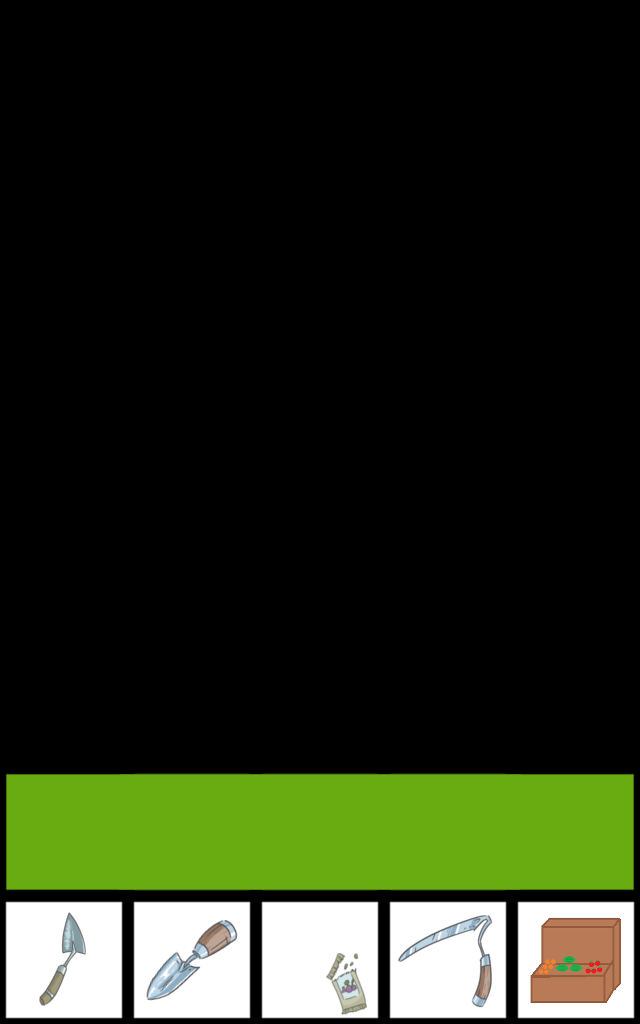

The image is a tile-based game level rendered from a .tmx file. Its description and source (layers, tilesets, objects; grid data summarised) follow:
An orthogonal 5x8 tile map with 128x128 px tiles, 9 tile layers (ground, water, plant, tool, ...).

<map version="1.0" orientation="orthogonal" width="5" height="8" tilewidth="128" tileheight="128">
 <tileset firstgid="1" name="tileSet128" tilewidth="128" tileheight="128">
  <image source="../tileSet128/tileSet128.png" trans="ff00ff" width="1536" height="2048" />
  <tile id="0">
   <properties>
    <property name="ground" value="grass" />
   </properties>
  </tile>
  <tile id="1">
   <properties>
    <property name="ground" value="unplowedunwatered" />
   </properties>
  </tile>
  <tile id="2">
   <properties>
    <property name="ground" value="unplowedwatered" />
   </properties>
  </tile>
  <tile id="3">
   <properties>
    <property name="ground" value="plowedunwatered" />
   </properties>
  </tile>
  <tile id="4">
   <properties>
    <property name="ground" value="plowedwatered" />
   </properties>
  </tile>
  <tile id="5">
   <properties>
    <property name="select" value="select" />
   </properties>
  </tile>
  <tile id="6">
   <properties>
    <property name="ground" value="leaves" />
   </properties>
  </tile>
  <tile id="7">
   <properties>
    <property name="transparent" value="transparent" />
   </properties>
  </tile>
  <tile id="12">
   <properties>
    <property name="tool" value="handPlowTool" />
   </properties>
  </tile>
  <tile id="13">
   <properties>
    <property name="tool" value="shovelTool" />
   </properties>
  </tile>
  <tile id="14">
   <properties>
    <property name="tool" value="seedPackTool" />
   </properties>
  </tile>
  <tile id="15">
   <properties>
    <property name="tool" value="scytheTool" />
   </properties>
  </tile>
  <tile id="16">
   <properties>
    <property name="tool" value="market" />
   </properties>
  </tile>
  <tile id="17">
   <properties>
    <property name="task" value="puw1" />
   </properties>
  </tile>
  <tile id="18">
   <properties>
    <property name="task" value="pw1" />
   </properties>
  </tile>
  <tile id="19">
   <properties>
    <property name="task" value="topL1" />
   </properties>
  </tile>
  <tile id="20">
   <properties>
    <property name="task" value="topR1" />
   </properties>
  </tile>
  <tile id="21">
   <properties>
    <property name="task" value="bottomL1" />
   </properties>
  </tile>
  <tile id="22">
   <properties>
    <property name="task" value="bottomR1" />
   </properties>
  </tile>
  <tile id="24">
   <properties>
    <property name="status" value="spring0" />
   </properties>
  </tile>
  <tile id="25">
   <properties>
    <property name="status" value="spring1" />
   </properties>
  </tile>
  <tile id="26">
   <properties>
    <property name="status" value="spring2" />
   </properties>
  </tile>
  <tile id="27">
   <properties>
    <property name="status" value="spring3" />
   </properties>
  </tile>
  <tile id="28">
   <properties>
    <property name="status" value="spring4" />
   </properties>
  </tile>
  <tile id="29">
   <properties>
    <property name="task" value="puw2" />
   </properties>
  </tile>
  <tile id="30">
   <properties>
    <property name="task" value="pw2" />
   </properties>
  </tile>
  <tile id="31">
   <properties>
    <property name="task" value="topL2" />
   </properties>
  </tile>
  <tile id="32">
   <properties>
    <property name="task" value="topR2" />
   </properties>
  </tile>
  <tile id="33">
   <properties>
    <property name="task" value="bottomL2" />
   </properties>
  </tile>
  <tile id="34">
   <properties>
    <property name="task" value="bottomR2" />
   </properties>
  </tile>
  <tile id="36">
   <properties>
    <property name="seed" value="cabbageSeed" />
   </properties>
  </tile>
  <tile id="37">
   <properties>
    <property name="seed" value="potatoSeed" />
   </properties>
  </tile>
  <tile id="38">
   <properties>
    <property name="seed" value="beetSeed" />
   </properties>
  </tile>
  <tile id="39">
   <properties>
    <property name="seed" value="carrotSeed" />
   </properties>
  </tile>
  <tile id="40">
   <properties>
    <property name="plant" value="buddingCrop" />
   </properties>
  </tile>
  <tile id="41">
   <properties>
    <property name="task" value="puw3" />
   </properties>
  </tile>
  <tile id="42">
   <properties>
    <property name="task" value="pw3" />
   </properties>
  </tile>
  <tile id="43">
   <properties>
    <property name="task" value="topL3" />
   </properties>
  </tile>
  <tile id="44">
   <properties>
    <property name="task" value="topR3" />
   </properties>
  </tile>
  <tile id="45">
   <properties>
    <property name="task" value="bottomL3" />
   </properties>
  </tile>
  <tile id="46">
   <properties>
    <property name="task" value="bottomR3" />
   </properties>
  </tile>
  <tile id="48">
   <properties>
    <property name="plant" value="potatoCrop" />
   </properties>
  </tile>
  <tile id="49">
   <properties>
    <property name="plant" value="beetCrop" />
   </properties>
  </tile>
  <tile id="50">
   <properties>
    <property name="plant" value="carrotCrop" />
   </properties>
  </tile>
  <tile id="51">
   <properties>
    <property name="plant" value="cabbageCrop" />
   </properties>
  </tile>
  <tile id="52">
   <properties>
    <property name="plant" value="pleaves" />
   </properties>
  </tile>
  <tile id="53">
   <properties>
    <property name="task" value="puw4" />
   </properties>
  </tile>
  <tile id="54">
   <properties>
    <property name="task" value="pw4" />
   </properties>
  </tile>
  <tile id="55">
   <properties>
    <property name="task" value="topL4" />
   </properties>
  </tile>
  <tile id="56">
   <properties>
    <property name="task" value="topR4" />
   </properties>
  </tile>
  <tile id="57">
   <properties>
    <property name="task" value="bottomL4" />
   </properties>
  </tile>
  <tile id="58">
   <properties>
    <property name="task" value="bottomR4" />
   </properties>
  </tile>
  <tile id="60">
   <properties>
    <property name="water" value="RIGHT" />
   </properties>
  </tile>
  <tile id="62">
   <properties>
    <property name="water" value="LEFT_RIGHT" />
   </properties>
  </tile>
  <tile id="64">
   <properties>
    <property name="water" value="TOP" />
   </properties>
  </tile>
  <tile id="66">
   <properties>
    <property name="water" value="TOP_RIGHT" />
   </properties>
  </tile>
  <tile id="68">
   <properties>
    <property name="task" value="leftB1" />
   </properties>
  </tile>
  <tile id="69">
   <properties>
    <property name="task" value="leftT1" />
   </properties>
  </tile>
  <tile id="70">
   <properties>
    <property name="task" value="rightB1" />
   </properties>
  </tile>
  <tile id="71">
   <properties>
    <property name="task" value="rightT1" />
   </properties>
  </tile>
  <tile id="73">
   <properties>
    <property name="water" value="TOP_LEFT_RIGHT" />
   </properties>
  </tile>
  <tile id="75">
   <properties>
    <property name="water" value="TOP_BOTTOM" />
   </properties>
  </tile>
  <tile id="77">
   <properties>
    <property name="water" value="TOP_RIGHT_BOTTOM" />
   </properties>
  </tile>
  <tile id="79">
   <properties>
    <property name="water" value="TOP_LEFT_RIGHT_BOTTOM" />
   </properties>
  </tile>
  <tile id="80">
   <properties>
    <property name="task" value="leftB2" />
   </properties>
  </tile>
  <tile id="81">
   <properties>
    <property name="task" value="leftT2" />
   </properties>
  </tile>
  <tile id="82">
   <properties>
    <property name="task" value="rightB2" />
   </properties>
  </tile>
  <tile id="83">
   <properties>
    <property name="task" value="rightT2" />
   </properties>
  </tile>
  <tile id="84">
   <properties>
    <property name="water" value="TOP_LEFT_BOTTOM" />
   </properties>
  </tile>
  <tile id="86">
   <properties>
    <property name="water" value="TOP_LEFT" />
   </properties>
  </tile>
  <tile id="88">
   <properties>
    <property name="water" value="BOTTOM" />
   </properties>
  </tile>
  <tile id="90">
   <properties>
    <property name="water" value="RIGHT_BOTTOM" />
   </properties>
  </tile>
  <tile id="92">
   <properties>
    <property name="task" value="leftB3" />
   </properties>
  </tile>
  <tile id="93">
   <properties>
    <property name="task" value="leftT3" />
   </properties>
  </tile>
  <tile id="94">
   <properties>
    <property name="task" value="rightB3" />
   </properties>
  </tile>
  <tile id="95">
   <properties>
    <property name="task" value="rightT3" />
   </properties>
  </tile>
  <tile id="97">
   <properties>
    <property name="water" value="LEFT_RIGHT_BOTTOM" />
   </properties>
  </tile>
  <tile id="99">
   <properties>
    <property name="water" value="LEFT_BOTTOM" />
   </properties>
  </tile>
  <tile id="101">
   <properties>
    <property name="water" value="LEFT" />
   </properties>
  </tile>
  <tile id="103">
   <properties>
    <property name="water" value="water" />
   </properties>
  </tile>
  <tile id="104">
   <properties>
    <property name="task" value="leftB4" />
   </properties>
  </tile>
  <tile id="105">
   <properties>
    <property name="task" value="leftT4" />
   </properties>
  </tile>
  <tile id="106">
   <properties>
    <property name="task" value="rightB4" />
   </properties>
  </tile>
  <tile id="107">
   <properties>
    <property name="task" value="rightT4" />
   </properties>
  </tile>
  <tile id="108">
   <properties>
    <property name="status" value="fall0" />
   </properties>
  </tile>
  <tile id="109">
   <properties>
    <property name="status" value="fall1" />
   </properties>
  </tile>
  <tile id="110">
   <properties>
    <property name="status" value="fall2" />
   </properties>
  </tile>
  <tile id="111">
   <properties>
    <property name="status" value="fall3" />
   </properties>
  </tile>
  <tile id="112">
   <properties>
    <property name="status" value="fall4" />
   </properties>
  </tile>
  <tile id="113">
   <properties>
    <property name="tool" value="tractorPlowTool" />
   </properties>
  </tile>
  <tile id="114">
   <properties>
    <property name="task" value="task4" />
   </properties>
  </tile>
  <tile id="120">
   <properties>
    <property name="status" value="summer0" />
   </properties>
  </tile>
  <tile id="121">
   <properties>
    <property name="status" value="summer1" />
   </properties>
  </tile>
  <tile id="122">
   <properties>
    <property name="status" value="summer2" />
   </properties>
  </tile>
  <tile id="123">
   <properties>
    <property name="status" value="summer3" />
   </properties>
  </tile>
  <tile id="124">
   <properties>
    <property name="status" value="summer4" />
   </properties>
  </tile>
  <tile id="125">
   <properties>
    <property name="tool" value="backhoeTool" />
   </properties>
  </tile>
  <tile id="132">
   <properties>
    <property name="status" value="winter0" />
   </properties>
  </tile>
  <tile id="133">
   <properties>
    <property name="status" value="winter1" />
   </properties>
  </tile>
  <tile id="134">
   <properties>
    <property name="status" value="winter2" />
   </properties>
  </tile>
  <tile id="135">
   <properties>
    <property name="status" value="winter3" />
   </properties>
  </tile>
  <tile id="136">
   <properties>
    <property name="status" value="winter4" />
   </properties>
  </tile>
  <tile id="137">
   <properties>
    <property name="tool" value="seedSackTool" />
   </properties>
  </tile>
  <tile id="144">
   <properties>
    <property name="task" value="pot1" />
   </properties>
  </tile>
  <tile id="145">
   <properties>
    <property name="task" value="beet1" />
   </properties>
  </tile>
  <tile id="146">
   <properties>
    <property name="task" value="car1" />
   </properties>
  </tile>
  <tile id="147">
   <properties>
    <property name="task" value="cab1" />
   </properties>
  </tile>
  <tile id="148">
   <properties>
    <property name="task" value="bud1" />
   </properties>
  </tile>
  <tile id="149">
   <properties>
    <property name="tool" value="combineTool" />
   </properties>
  </tile>
  <tile id="156">
   <properties>
    <property name="task" value="pot2" />
   </properties>
  </tile>
  <tile id="157">
   <properties>
    <property name="task" value="beet2" />
   </properties>
  </tile>
  <tile id="158">
   <properties>
    <property name="task" value="car2" />
   </properties>
  </tile>
  <tile id="159">
   <properties>
    <property name="task" value="cab2" />
   </properties>
  </tile>
  <tile id="160">
   <properties>
    <property name="task" value="bud2" />
   </properties>
  </tile>
  <tile id="168">
   <properties>
    <property name="task" value="pot3" />
   </properties>
  </tile>
  <tile id="169">
   <properties>
    <property name="task" value="beet3" />
   </properties>
  </tile>
  <tile id="170">
   <properties>
    <property name="task" value="car3" />
   </properties>
  </tile>
  <tile id="171">
   <properties>
    <property name="task" value="cab3" />
   </properties>
  </tile>
  <tile id="172">
   <properties>
    <property name="task" value="bud3" />
   </properties>
  </tile>
  <tile id="180">
   <properties>
    <property name="task" value="pot4" />
   </properties>
  </tile>
  <tile id="181">
   <properties>
    <property name="task" value="beet4" />
   </properties>
  </tile>
  <tile id="182">
   <properties>
    <property name="task" value="car4" />
   </properties>
  </tile>
  <tile id="183">
   <properties>
    <property name="task" value="cab4" />
   </properties>
  </tile>
  <tile id="184">
   <properties>
    <property name="task" value="bud4" />
   </properties>
  </tile>
 </tileset>
 <layer name="ground" width="5" height="8">
  <properties>
   <property name="ground" value="" />
  </properties>
  <data>[40 cells, 40 non-empty, 1 distinct tile ids]</data>
 </layer>
 <layer name="water" width="5" height="8">
  <properties>
   <property name="water" value="" />
  </properties>
  <data>[40 cells, 40 non-empty, 1 distinct tile ids]</data>
 </layer>
 <layer name="plant" width="5" height="8">
  <properties>
   <property name="plant" value="" />
  </properties>
  <data>[40 cells, 40 non-empty, 1 distinct tile ids]</data>
 </layer>
 <layer name="tool" width="5" height="8">
  <properties>
   <property name="tool" value="" />
  </properties>
  <data>[40 cells, 40 non-empty, 6 distinct tile ids]</data>
 </layer>
 <layer name="seed" width="5" height="8">
  <properties>
   <property name="crop" value="" />
  </properties>
  <data>[40 cells, 40 non-empty, 1 distinct tile ids]</data>
 </layer>
 <layer name="status" width="5" height="8">
  <properties>
   <property name="status" value="" />
  </properties>
  <data>[40 cells, 40 non-empty, 6 distinct tile ids]</data>
 </layer>
 <layer name="select" width="5" height="8">
  <properties>
   <property name="select" value="" />
  </properties>
  <data>[40 cells, 40 non-empty, 1 distinct tile ids]</data>
 </layer>
 <layer name="transparent" width="5" height="8">
  <data>[40 cells, 40 non-empty, 1 distinct tile ids]</data>
 </layer>
 <layer name="task" width="5" height="8">
  <data>[40 cells, 40 non-empty, 1 distinct tile ids]</data>
 </layer>
</map>
